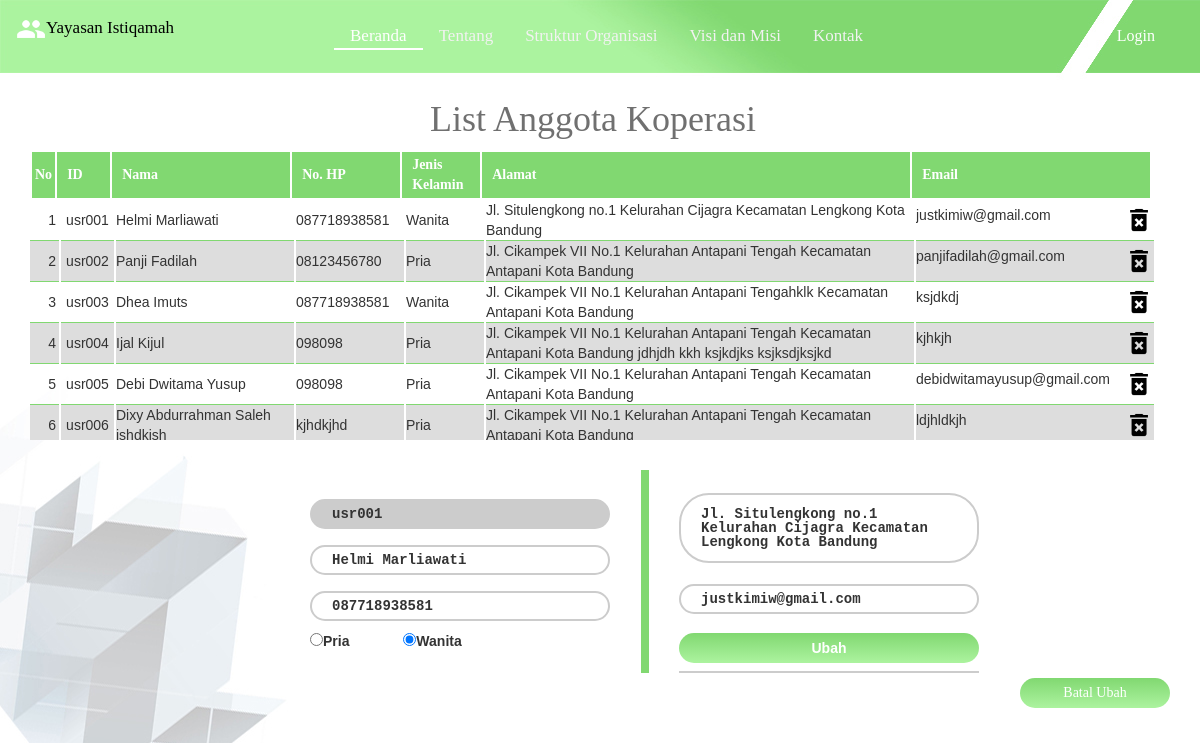
Page /listAnggotaAdmin.php?id_anggota=usr001 on the committed database.
### tables this page shows
CREATE TABLE IF NOT EXISTS `anggota` (
  `id_anggota` varchar(10) NOT NULL,
  `nama` varchar(50) DEFAULT NULL,
  `no_hp` varchar(13) DEFAULT NULL,
  `gender` enum('Pria','Wanita') DEFAULT NULL,
  `alamat` text,
  `email` varchar(26) DEFAULT NULL,
  `password` varchar(25) DEFAULT NULL,
  PRIMARY KEY (`id_anggota`)
);

### listAnggotaAdmin.php (the view, shortened to what this page needs)
<!DOCTYPE html>
<html>
<head>
	<link rel="stylesheet" href="assets/css/styleTable.css" type="text/css">
	<link rel="stylesheet" href="assets/css/bootstrap.css">
</head>
<?php
	$p = isset($_GET['p']) ? $_GET['p'] : '';
    switch($p)
    {
     default :
?>
<body class="mainBody">
	<?php
		include 'headerAdmin.php';
		include 'logout.php';
	?>
	<h1 class="judulTabel">List Anggota Koperasi</h1>
	<div class="container">
	  		<table class="main">
	  			<thead>
				  <tr class="main">
				    <th class="no">No</th>
				    <th class="id">ID</th>
				    <th class="nama">Nama</th>
				    <th class="noHP">No. HP</th>
				    <th class="jk">Jenis Kelamin</th>
				    <th class="alamat">Alamat</th>
				    <th class="email">Email</th>
				  </tr>
				</thead>
			</table>
			<div style="overflow: auto;height: 240px;">
				<table class="main css-serial" id="listAnggota">
					<tbody style="overflow: auto;height: 240px;">
						 <?php
						 	$link = mysqli_connect("localhost", "root", "", "koperasi");
							$result = mysqli_query($link,"SELECT * FROM anggota");
						 	while	($row = mysqli_fetch_array($result,MYSQLI_ASSOC)){
						 		echo "
						 				<tr class=\"main\">
						 					<td id=\"noList\" class=\"no\"><a class=\"link\" href=\"listAnggotaAdmin.php?id_anggota=$row[id_anggota]\"></a></td>
						 					<td class=\"id\">$row[id_anggota]</td>
						 					<td class=\"nama\">$row[nama]</td>
						 					<td class=\"noHP\">$row[no_hp]</td>
						 					<td class=\"jk\">$row[gender]</td>
						 					<td class=\"alamat\">$row[alamat]</td>
						 					<td class=\"email\">$row[email]<span style=\"float:right;\"> <a href=\"controller/listController.php?p=hapus&id_anggota=$row[id_anggota]\" onClick=\"return confirm('Anda yakin ingin menghapus data?')\"> <img style=\"height:30px;\" src=\"assets/img/delete.png\"> </a> </span> </td>
						 				</tr>
						 		";
						 	}
						 ?>
				 	</tbody>
				 </table>
			</div>
			<?php
			if (isset($_GET['id_anggota'])) {
				$idid = $_GET['id_anggota'];
				$link = mysqli_connect("localhost", "root", "", "koperasi");
				$sqlEd = mysqli_query($link,"SELECT * FROM anggota WHERE id_anggota='$idid'");
				if($data = mysqli_fetch_array($sqlEd, MYSQLI_ASSOC))
					{
						$id = $data['id_anggota'];
						$nama = $data['nama'];
						$noHP = $data['no_hp'];
						$alamat = $data['alamat'];
						$gender = $data['gender'];
						$email = $data['email'];
			?>
	<form action="controller/listController.php" method="post">
		<table class="form" id="formAnggota">
			<tr>
				<th class="form1">
					<input class="ids" type="text" placeholder="ID" name="id_anggota" value="<?php echo "$id"?>" readonly="true" required>
				    <br>
				    <input id="namas" type="text" placeholder="Nama" name="nama" value="<?php echo "$nama"?>" required>
				    <br>
				    <input type="text" placeholder="No.HP" name="no_hp" value="<?php echo "$noHP"?>" required>
				    <br>
				    <?php
				    if ($gender == "Pria"){
				    	echo "
				    <input type=\"radio\" name=\"gender\" value=\"Pria\" checked>Pria </input> <span style=\"padding-left: 50px\">
				    <input type=\"radio\" name=\"gender\" value=\"Wanita\">Wanita</input></span>";
					}else{
						echo "
				    <input type=\"radio\" name=\"gender\" value=\"Pria\">Pria </input> <span style=\"padding-left: 50px\">
				    <input type=\"radio\" name=\"gender\" value=\"Wanita\" checked>Wanita</input></span>";
					}
				    ?>
				<br>
				</th>
				<th class="form2">
				    <textarea class="alamat" name="alamat" placeholder="Alamat" required>
<?php echo "$alamat"?></textarea>
				    <br>
				    <input type="text" placeholder="Email" name="email" value="<?php echo "$email"?>" required>
				    <br>
				    <div class="divBtnTambahListAnggota">
				    	<button id="btnUbah" type="submit" name="Update">Ubah</button>
				    </div>
				</th>
			</tr>
		</table>
	</form>
					<a href="listAnggotaAdmin.php"><button id="btnCancel">Batal Ubah</button></a>
	<?php
}
}
?>
	</div>
</body>
<?php
	break;
?>
<?php
}
?>
</html>

### headerAdmin.php (style rules this page uses)
body { margin: 0; font-family: Comfortaa; }

### rows in the picture
anggota: id_anggota "usr001", nama "Helmi Marliawati", no_hp "087718938581", gender "Wanita", alamat "Jl. Situlengkong no.1 Kelurahan Cijagra Kecamatan Lengkong Kota Bandung", email "justkimiw@gmail.com"
anggota: id_anggota "usr002", nama "Panji Fadilah", no_hp "08123456780", gender "Pria", alamat "Jl. Cikampek VII No.1 Kelurahan Antapani Tengah Kecamatan Antapani Kota Bandung", email "panjifadilah@gmail.com"
anggota: id_anggota "usr003", nama "Dhea Imuts", no_hp "087718938581", gender "Wanita", alamat "Jl. Cikampek VII No.1 Kelurahan Antapani Tengahklk Kecamatan Antapani Kota Bandung", email "ksjdkdj"
anggota: id_anggota "usr004", nama "Ijal Kijul", no_hp "098098", gender "Pria", alamat "Jl. Cikampek VII No.1 Kelurahan Antapani Tengah Kecamatan Antapani Kota Bandung jdhjdh kkh ksjkdjks ksjksdjksjkd", email "kjhkjh"
anggota: id_anggota "usr005", nama "Debi Dwitama Yusup", no_hp "098098", gender "Pria", alamat "Jl. Cikampek VII No.1 Kelurahan Antapani Tengah Kecamatan Antapani Kota Bandung", email "debidwitamayusup@gmail.com"
anggota: id_anggota "usr006", nama "Dixy Abdurrahman Saleh jshdkjsh", no_hp "kjhdkjhd", gender "Pria", alamat "Jl. Cikampek VII No.1 Kelurahan Antapani Tengah Kecamatan Antapani Kota Bandung", email "ldjhldkjh"
